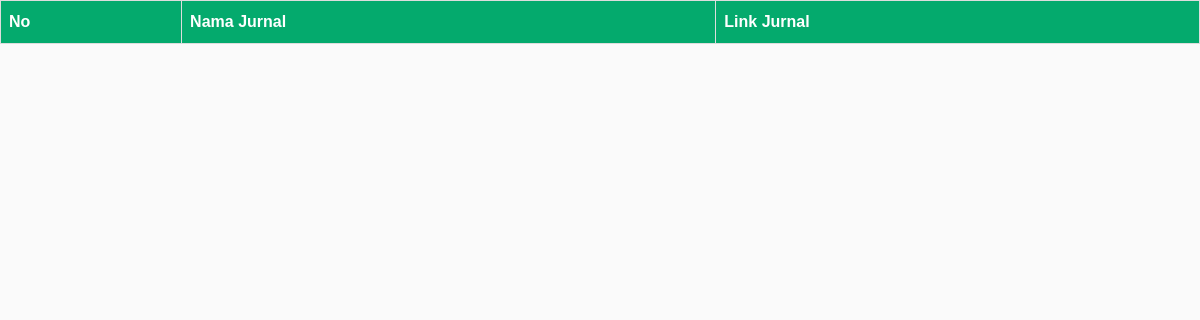
The page /index.php/koleksi/ejournal on the database as committed earlier.
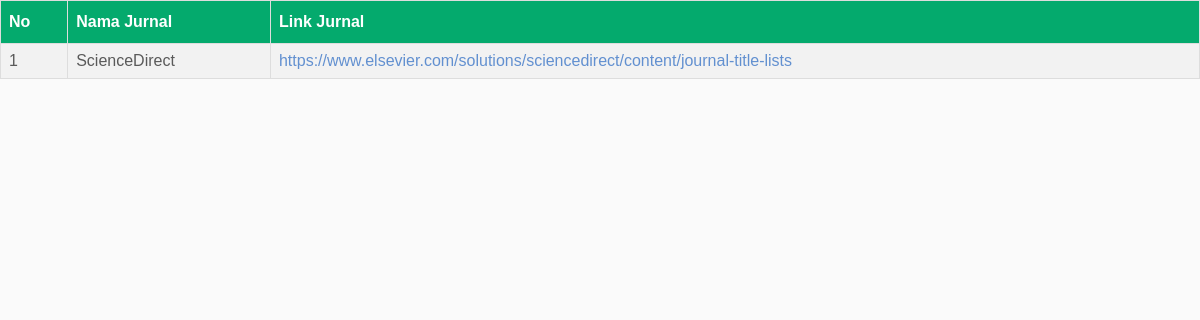
The same page on the database as committed later.
### tables this page shows
CREATE TABLE `list_ejournal` (
  `id` int(5) NOT NULL,
  `nama_jurnal` varchar(50) DEFAULT NULL,
  `link_jurnal` varchar(255) DEFAULT NULL
);

### application/controllers/koleksi.php (called while the page is built, shortened)
<?php
    Class Koleksi extends CI_Controller{
        public function __construct(){
            $this->load->model('m_main');
        }
        public function ejournal(){
            $data['status']   = $this->session->userdata('status');
            $data['ejournal'] = $this->m_main->get_ejournal();
            $this->load->view('koleksi/iframe_ejournal',$data);
        }
    }
?>

### index.php (called while the page is built, shortened)
<?php
require_once BASEPATH.'core/CodeIgniter.php';

### application/models/m_main.php (called while the page is built, shortened)
<?php
    class M_main extends CI_Model{
        public function get_ejournal(){
            return $this->db->get('list_ejournal')->result();
        }
    }
?>

### application/views/koleksi/iframe_ejournal.php (the view, shortened to what this page needs)
<html>
<head>
    <link rel="stylesheet" href="<?php echo base_url() ?>assets/vendor/font-awesome/css/font-awesome.min.css">
    <link rel="stylesheet" href="<?php echo base_url() ?>assets/vendor/bootstrap/css/bootstrap.min.css">
    <link rel="stylesheet" href="<?php echo base_url() ?>assets/css/main.css">
	<link rel="stylesheet" href="<?php echo base_url() ?>assets/css/custom.css">
</head>
<div>
    <table id="themed">
        <tr>
            <th>No</th>
            <th>Nama Jurnal</th>
            <th>Link Jurnal</th>
        </tr>
    <?php $no = 1;
    foreach ($ejournal as $row) : ?>
        <tr>
            <td><?php echo $no++ ?></td>
            <td><?php echo $row->nama_jurnal ?></td>
            <td><a href="<?php echo $row->link_jurnal ?>"><?php echo $row->link_jurnal ?></a></td>
        </tr>
    <?php endforeach; ?>
    </table>
</div>
</html>

Rows that differ between the two databases and show on the page:
added list_ejournal: nama_jurnal "ScienceDirect", link_jurnal "https://www.elsevier.com/solutions/sciencedirect/content/journal-title-lists"
